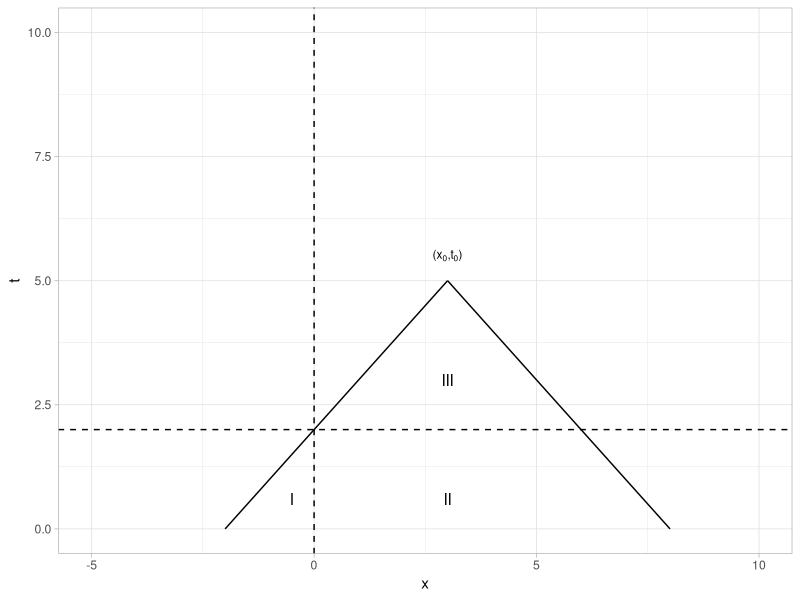
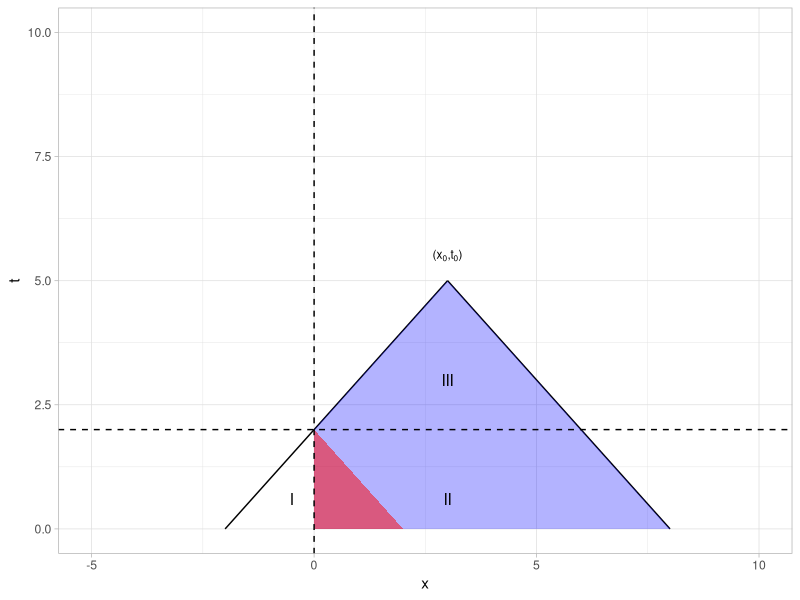
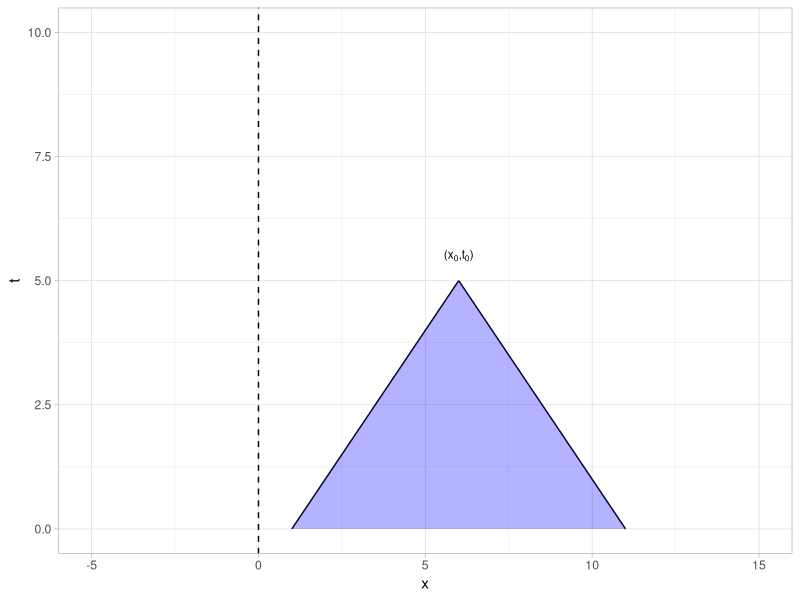

Write the R code that produced these figures, in order.
## ---- chunk 1
knitr::opts_chunk$set(echo = TRUE)
library(tidyverse)
## ---- chunk 2
c=1
t_0=5
x_0=3
x_1=seq(-20, 20, by=0.2)
x_2=seq(-20, 3, by=0.2)
x_3=seq(3, 20, by=0.2)
rm(x)

ggplot()+
  geom_line(aes(x=x_2, y=t_0-(1/c)*(x_0-x_2)))+
  geom_line(aes(x=x_3, y=t_0+(1/c)*(x_0-x_3)))+
  lims(y=c(0, 10), x=c(-5, 10))+
  geom_vline(xintercept=0, linetype="dashed")+
  geom_hline(yintercept = t_0-x_0/c, linetype="dashed")+
  geom_text(aes(x=-0.5, y=0.6, label="I"))+
  geom_text(aes(x=3, y=0.6, label="II"))+
  geom_text(aes(x=3, y=t_0-x_0/c+1, label="III"))+
  annotate("text", label="'('* x[0]* ','* t[0] *')'", x=3, y=5.5, size=3, parse = TRUE)+
  labs(x="x", y="t")+
  theme_light()
## ---- chunk 3
c=1
t_0=5
x_0=3
x_1=seq(-20, 20, by=0.2)
x_2=seq(-20, x_0, by=0.2)
x_3=seq(x_0, 20, by=0.2)
x_4=seq(0, t_0-c*x_0, by=0.2)
rm(x)

ggplot()+
  geom_line(aes(x=x_2, y=t_0-(1/c)*(x_0-x_2)))+
  geom_line(aes(x=x_3, y=t_0+(1/c)*(x_0-x_3)))+
  geom_polygon(aes(x=c(0, 0, x_0, x_0+c*t_0), y=c(0,t_0-x_0/c, t_0,0)), fill="blue", alpha=0.3)+
  geom_polygon(aes(x=c(0, 0, t_0-c*x_0), y=c(0,t_0-x_0/c, 0 )), fill="red", alpha=0.5)+
  
  lims(y=c(0, 10), x=c(-5, 10))+
  geom_vline(xintercept=0, linetype="dashed")+
  geom_hline(yintercept = t_0-x_0/c, linetype="dashed")+
  geom_text(aes(x=-0.5, y=0.6, label="I"))+
  geom_text(aes(x=3, y=0.6, label="II"))+
  geom_text(aes(x=3, y=t_0-x_0/c+1, label="III"))+
  annotate("text", label="'('* x[0]* ','* t[0] *')'", x=3, y=5.5, size=3, parse = TRUE)+
  labs(x="x", y="t")+
  theme_light()

## ---- chunk 4
x_0=6
x_1=seq(-20, 20, by=0.2)
x_2=seq(-20, x_0, by=0.2)
x_3=seq(x_0, 20, by=0.2)

ggplot()+
  geom_line(aes(x=x_2, y=t_0-(1/c)*(x_0-x_2)))+
  geom_line(aes(x=x_3, y=t_0+(1/c)*(x_0-x_3)))+
  geom_polygon(aes(x=c(x_0-c*t_0,  x_0+c*t_0, x_0) , y=c(0,0, t_0)), fill="blue", alpha=0.3)+
 lims(y=c(0, 10), x=c(-5, 15))+
  geom_vline(xintercept=0, linetype="dashed")+
  geom_hline(yintercept = t_0-x_0/c, linetype="dashed")+
  annotate("text", label="'('* x[0]* ','* t[0] *')'", x=x_0, y=5.5, size=3, parse = TRUE)+
  labs(x="x", y="t")+
  theme_light()
